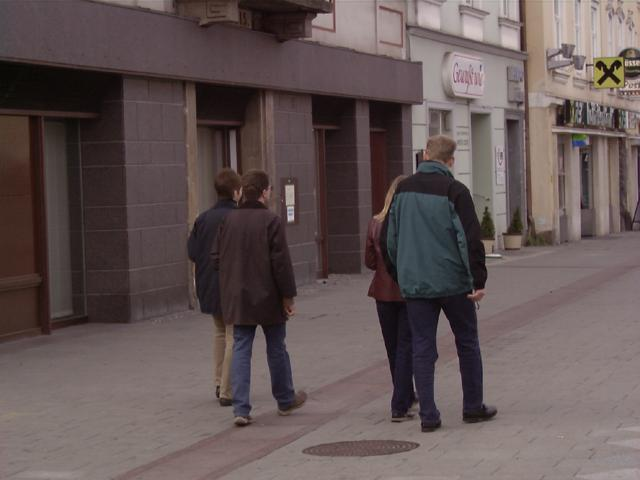
#> input picture Pessoas_Recognition/teste/img(164).jpg, 640 x 480 px
$ python analiseTreinamento.py
#> lines starting #> are read from the running program, lines starting #| are printed output that depends on the picture; after the words box and inside, x2 and y2 are one past the last pixel; in counts of white or black regions, pixels touching at a corner belong together
import numpy as np
import cv2
car_cascade = cv2.CascadeClassifier("treinamento/cascade.xml")
img = cv2.imread("teste/img(164).jpg")
#> img is the input picture: shape (480, 640, 3); mean B, G, R 84.7, 85.2, 98.8
height, width, c = img.shape
#> height = 480; width = 640; c = 3
gray = cv2.cvtColor(img, cv2.COLOR_BGR2GRAY)
objetos = car_cascade.detectMultiScale(gray, 1.2, 5)
#> objetos = [[307, 155, 256, 256]]
print(objetos)
#| [[307 155 256 256]]
for (x,y,w,h) in objetos:
    cv2.rectangle(img,(x,y),(x+w,y+h),(0,0,255),2)
#> this loop made 1 pass
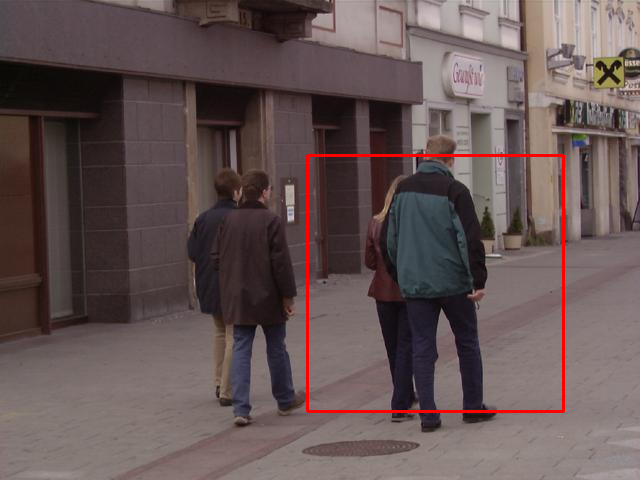
#> img: shape (480, 640, 3); 1% of pixels changed, all inside (x1, y1, x2, y2) = (306, 154, 565, 413)

cv2.imshow('Analise', img)
cv2.waitKey(0)
cv2.destroyAllWindows()

# opencv_annotation --annotations=saida.txt --images=positives/
# opencv_createsamples -info saida.txt -bg bg.txt -vec positives.txt -w 24 -h 24
# opencv_traincascade -data treinamento -vec positives.txt -bg bg.txt -numPos 23 -numNeg 435 -w 24 -h 24 -precalcValBufSize 1024 -precalcIdxBufSize 1024 -numStages 30 -acceptanceRatioBreakValue 1.0e-5

# opencv_createsamples -img train.jpeg -bg bg.txt -info info/info.txt -pngoutput info -maxxangle 0.5 -maxyangle -0.5 -maxzangle 0.5 -num 1950
# opencv_traincascade -data treinamento -vec info/info.txt -bg bg.txt -numPos 420 -numNeg 435 -w 24 -h 24 -precalcValBufSize 1024 -precalcIdxBufSize 1024 -numStages 30 -acceptanceRatioBreakValue 1.0e-5
# Ver a saida
# opencv_createsamples -w 24 -h 24 -vec relogios.vev

$ run again, with Pessoas_Recognition/teste/img(106).jpg copied over Pessoas_Recognition/teste/img(164).jpg
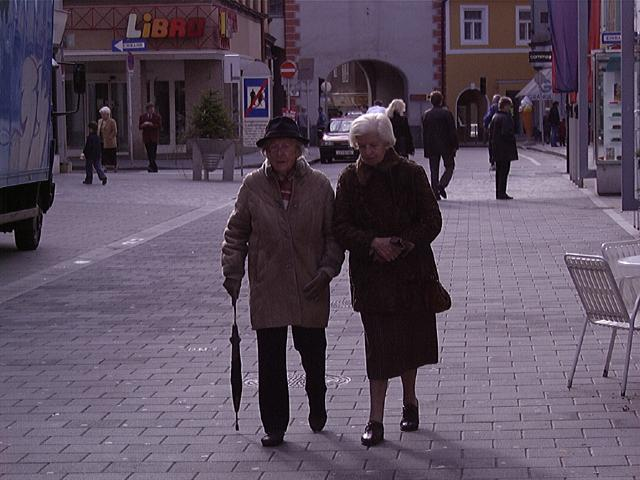
#> input picture Pessoas_Recognition/teste/img(106).jpg, 640 x 480 px
#> img is the input picture: shape (480, 640, 3); mean B, G, R 93.6, 77.1, 90.2
#> `gray = cv2.cvtColor(img, cv2.COLOR_BGR2GRAY)`:
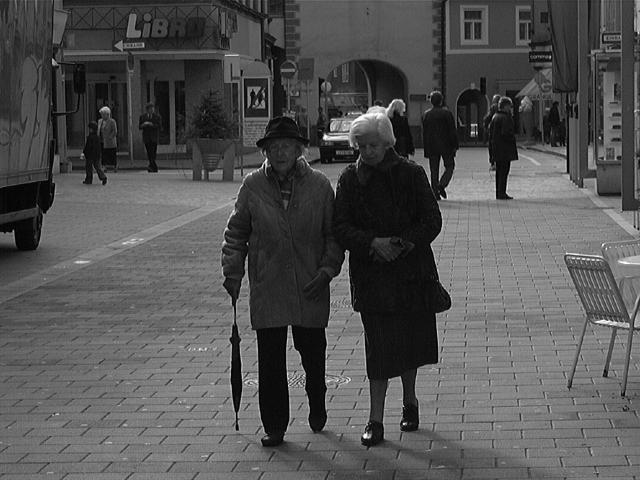
#> gray: shape (480, 640); min 0, max 252, mean 82.9
#> objetos = [[469, 99, 75, 75]]
#| [[469  99  75  75]]
#> the loop `for (x,y,w,h) in objetos:` made 1 pass
#> after the loop `for (x,y,w,h) in objetos:`:
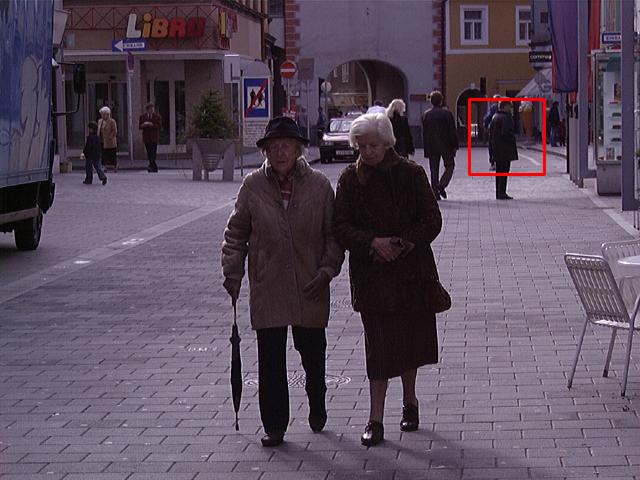
#> img: shape (480, 640, 3); 0.29% of pixels changed, all inside (x1, y1, x2, y2) = (468, 98, 546, 176)

$ run again, with Pessoas_Recognition/teste/img(121).jpg copied over Pessoas_Recognition/teste/img(164).jpg
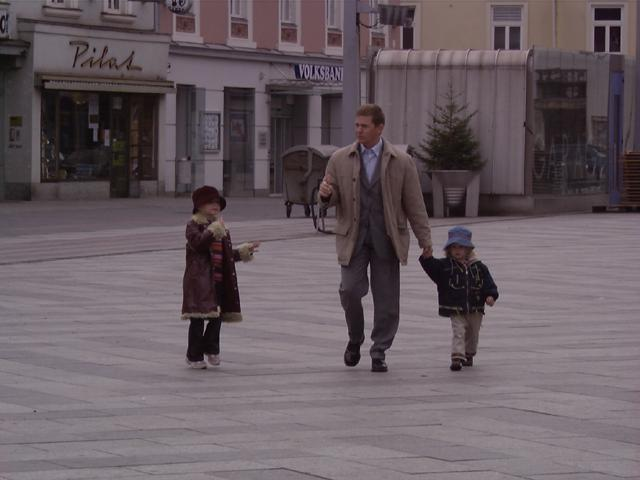
#> input picture Pessoas_Recognition/teste/img(121).jpg, 640 x 480 px
#> img is the input picture: shape (480, 640, 3); mean B, G, R 97.1, 91.2, 103.1
#> objetos = [[253, 32, 329, 329]]
#| [[253  32 329 329]]
#> the loop `for (x,y,w,h) in objetos:` made 1 pass
#> after the loop `for (x,y,w,h) in objetos:`:
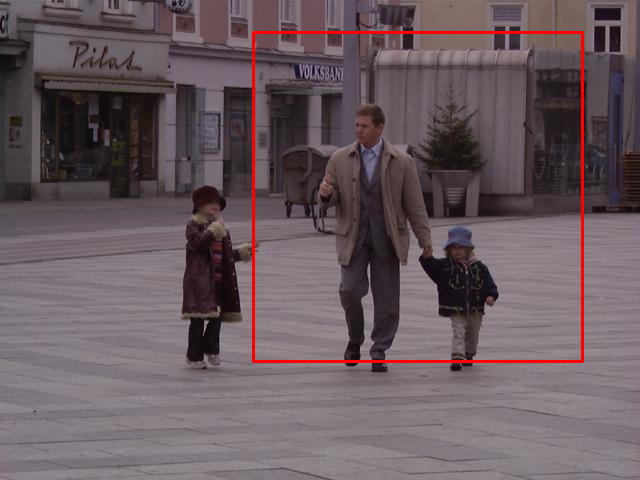
#> img: shape (480, 640, 3); 1.28% of pixels changed, all inside (x1, y1, x2, y2) = (252, 31, 584, 363)

$ run again, with Pessoas_Recognition/teste/img(129).jpg copied over Pessoas_Recognition/teste/img(164).jpg
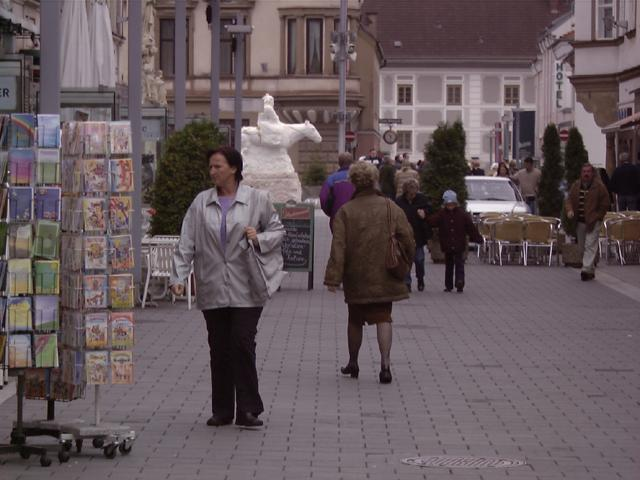
#> input picture Pessoas_Recognition/teste/img(129).jpg, 640 x 480 px
#> img is the input picture: shape (480, 640, 3); mean B, G, R 91.8, 87.6, 100.9
#> `gray = cv2.cvtColor(img, cv2.COLOR_BGR2GRAY)`:
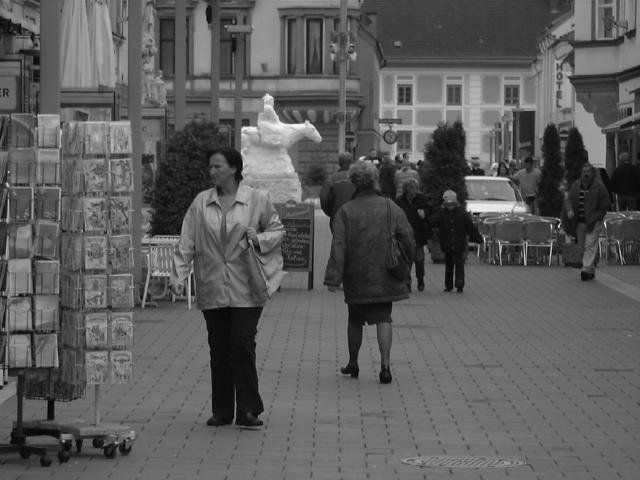
#> gray: shape (480, 640); min 2, max 253, mean 92.1
#> objetos = [[312, 220, 118, 118]]
#| [[312 220 118 118]]
#> the loop `for (x,y,w,h) in objetos:` made 1 pass
#> after the loop `for (x,y,w,h) in objetos:`:
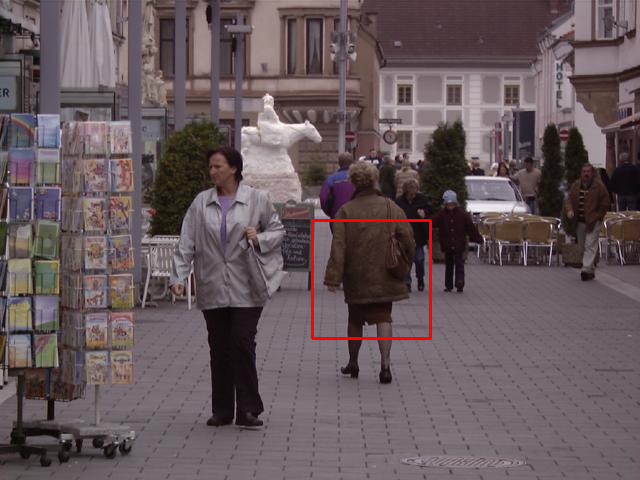
#> img: shape (480, 640, 3); 0.46% of pixels changed, all inside (x1, y1, x2, y2) = (311, 219, 432, 340)
